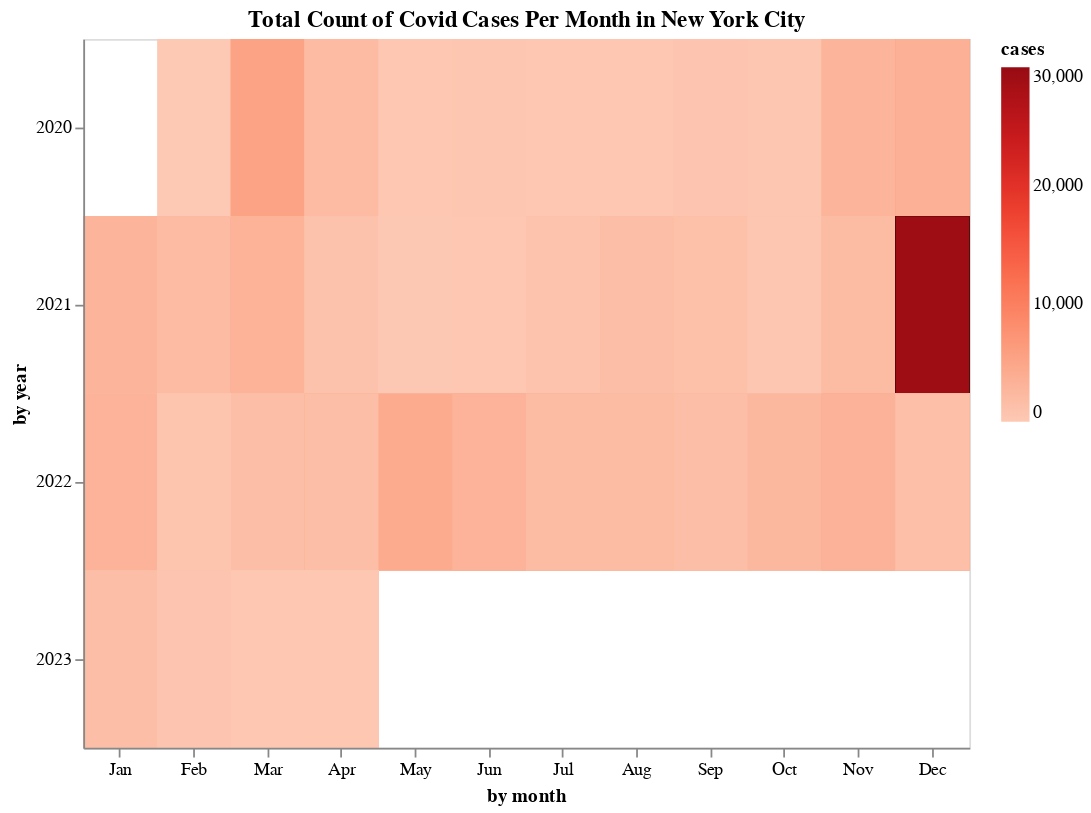

Notebook cell for this chart:
### Code cell
chart2

### Figure 1 — Vega-Lite specification as saved in the notebook (floating-point values rounded to 4 significant figures; data arrays with more than 128 entries replaced by an {"elided": "..."} marker saying what was removed)
{"config": {"view": {"continuousWidth": 300, "continuousHeight": 300}}, "data": {"name": "data-4e0b30f2cf028adca47000250d993286"}, "mark": {"type": "rect"}, "encoding": {"color": {"field": "CASE_COUNT", "scale": {"domain": [0, 30000], "scheme": "reds"}, "title": "cases", "type": "quantitative"}, "tooltip": [{"field": "time", "timeUnit": "month", "type": "temporal"}, {"field": "time", "timeUnit": "year", "type": "temporal"}, {"field": "CASE_COUNT", "type": "quantitative"}], "x": {"field": "time", "timeUnit": "month", "title": "by month", "type": "ordinal"}, "y": {"field": "time", "timeUnit": "year", "title": "by year", "type": "ordinal"}}, "height": 400, "params": [{"name": "param_1", "select": {"type": "interval", "encodings": ["x", "y"]}, "bind": "scales"}], "title": "Total Count of Covid Cases Per Month in New York City", "width": 500, "$schema": "https://vega.github.io/schema/vega-lite/v5.6.1.json", "datasets": {"data-4e0b30f2cf028adca47000250d993286": {"elided": "1144 records"}}}
